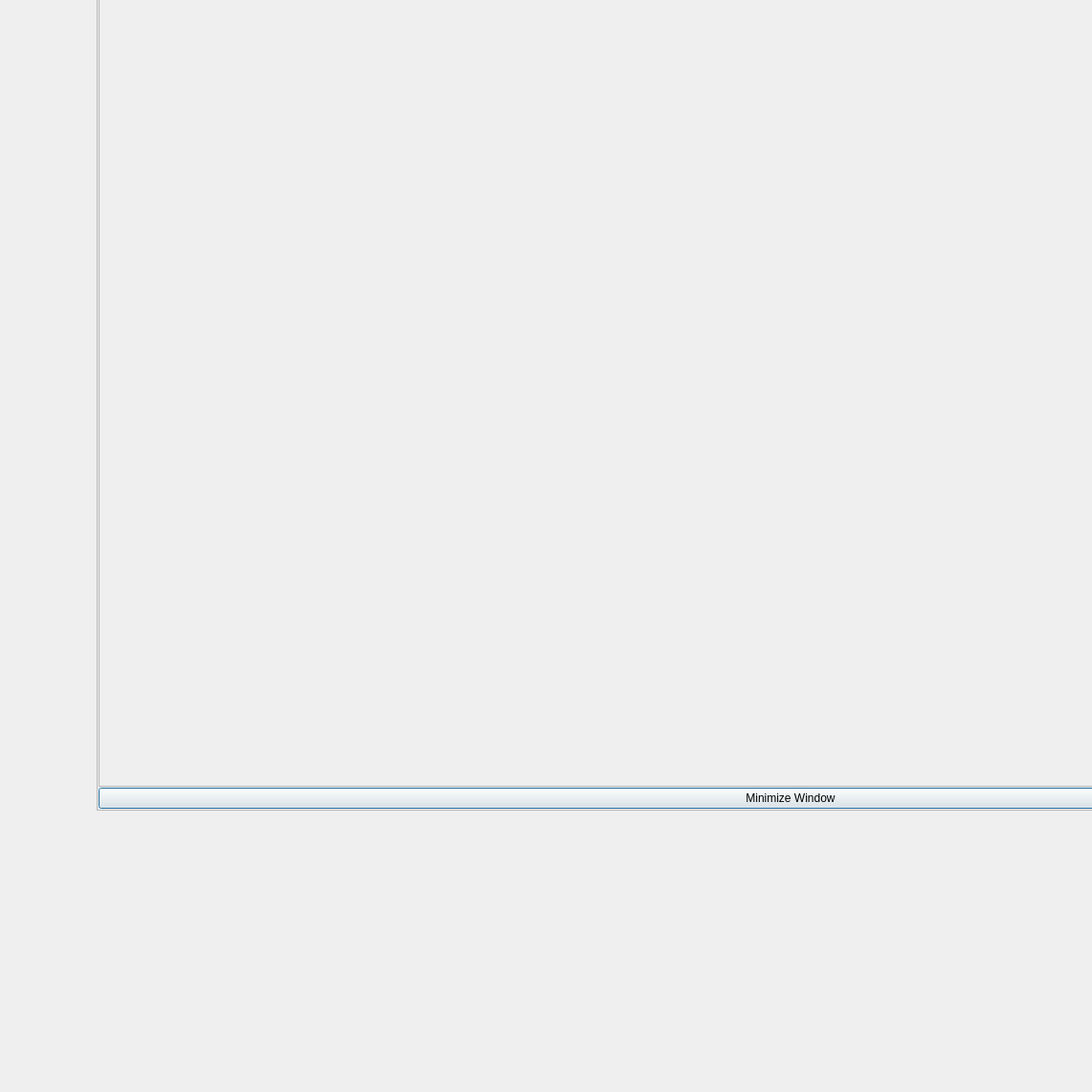
<?xml version="1.0" encoding="UTF-8"?>
<ui version="4.0">
 <class>Dialog</class>
 <widget class="QDialog" name="Dialog">
  <property name="geometry">
   <rect>
    <x>0</x>
    <y>0</y>
    <width>1141</width>
    <height>1141</height>
   </rect>
  </property>
  <property name="windowTitle">
   <string>Dialog</string>
  </property>
  <widget class="QFrame" name="table_pdf_video_frm">
   <property name="geometry">
    <rect>
     <x>101</x>
     <y>-3</y>
     <width>1450</width>
     <height>850</height>
    </rect>
   </property>
   <property name="minimumSize">
    <size>
     <width>1450</width>
     <height>850</height>
    </size>
   </property>
   <property name="maximumSize">
    <size>
     <width>1460</width>
     <height>850</height>
    </size>
   </property>
   <property name="frameShape">
    <enum>QFrame::StyledPanel</enum>
   </property>
   <property name="frameShadow">
    <enum>QFrame::Raised</enum>
   </property>
   <layout class="QVBoxLayout" name="verticalLayout_13">
    <property name="spacing">
     <number>0</number>
    </property>
    <property name="leftMargin">
     <number>0</number>
    </property>
    <property name="topMargin">
     <number>0</number>
    </property>
    <property name="rightMargin">
     <number>0</number>
    </property>
    <property name="bottomMargin">
     <number>0</number>
    </property>
    <item>
     <widget class="QWidget" name="only_pdf_widget" native="true">
      <layout class="QVBoxLayout" name="verticalLayout_9">
       <property name="spacing">
        <number>0</number>
       </property>
       <property name="leftMargin">
        <number>0</number>
       </property>
       <property name="topMargin">
        <number>0</number>
       </property>
       <property name="rightMargin">
        <number>0</number>
       </property>
       <property name="bottomMargin">
        <number>0</number>
       </property>
       <item>
        <widget class="QWidget" name="show_pdf_widget" native="true">
         <property name="enabled">
          <bool>true</bool>
         </property>
         <layout class="QVBoxLayout" name="verticalLayout_11">
          <property name="spacing">
           <number>0</number>
          </property>
          <property name="leftMargin">
           <number>0</number>
          </property>
          <property name="topMargin">
           <number>0</number>
          </property>
          <property name="rightMargin">
           <number>0</number>
          </property>
          <property name="bottomMargin">
           <number>0</number>
          </property>
          <item>
           <widget class="QStackedWidget" name="stackedWidget">
            <property name="currentIndex">
             <number>0</number>
            </property>
            <widget class="QWidget" name="page_3">
             <layout class="QVBoxLayout" name="verticalLayout_14">
              <property name="spacing">
               <number>1</number>
              </property>
              <property name="leftMargin">
               <number>1</number>
              </property>
              <property name="topMargin">
               <number>1</number>
              </property>
              <property name="rightMargin">
               <number>1</number>
              </property>
              <property name="bottomMargin">
               <number>1</number>
              </property>
              <item>
               <widget class="QScrollArea" name="SOP_img_lbl">
                <property name="widgetResizable">
                 <bool>true</bool>
                </property>
                <widget class="QWidget" name="scrollAreaWidgetContents">
                 <property name="geometry">
                  <rect>
                   <x>0</x>
                   <y>0</y>
                   <width>1444</width>
                   <height>814</height>
                  </rect>
                 </property>
                </widget>
               </widget>
              </item>
              <item>
               <widget class="QPushButton" name="minimize_window">
                <property name="text">
                 <string>Minimize Window</string>
                </property>
               </widget>
              </item>
             </layout>
            </widget>
            <widget class="QWidget" name="page_4"/>
           </widget>
          </item>
         </layout>
        </widget>
       </item>
      </layout>
     </widget>
    </item>
   </layout>
  </widget>
 </widget>
 <resources/>
 <connections/>
</ui>
